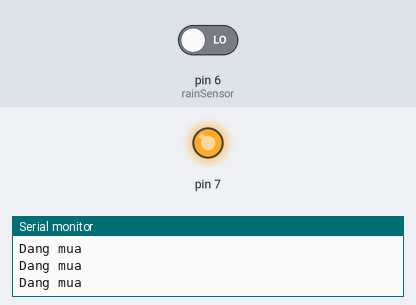
A sketch run on a simulated Arduino Uno, built with avr-gcc and run on an emulated ATmega328P. On the bench: output pins drawn as LEDs (lit = HIGH), the last lines printed to the serial monitor. The inputs (shaded band) are chosen by the test bench; at power-on: pin 6 (rainSensor) LOW.

Above: at 2.8 s.
2.9 s: pin 6 (rainSensor) driven HIGH
At 3.5 s:
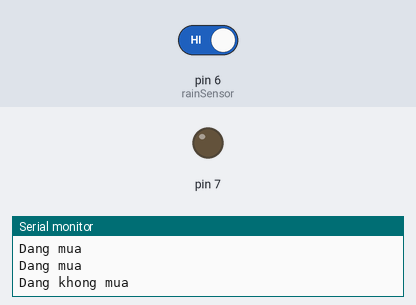
4.5 s: pin 6 (rainSensor) driven LOW
At 6.3 s:
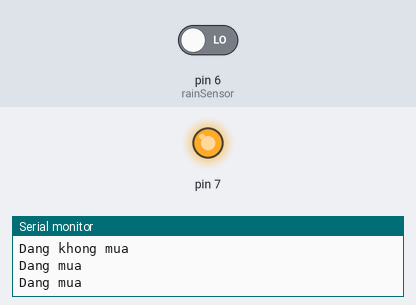
Timing chart, 0 to 7.8 s (numbered marks = the images above; inputs shaded):
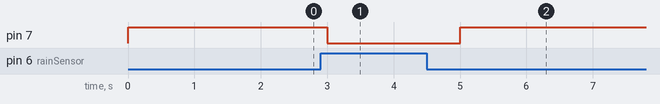

Measured:
- after the input at 2.9 s, pin 7: HIGH → LOW after 0.10 s
- after the input at 4.5 s, pin 7: LOW → HIGH after 0.50 s

The sketch:

Mua_Led.ino
```cpp
int rainSensor = 6;
void setup() {
  pinMode (7, OUTPUT);
  pinMode(rainSensor,INPUT);
  Serial.begin(9600);
  Serial.println("Da khoi dong xong");
}
void loop() {
  int value = digitalRead(rainSensor);
  if (value == HIGH)
 {
      Serial.println("Dang khong mua");
      digitalWrite (7, LOW);
  }
  else
  {
      digitalWrite (7, HIGH);
      Serial.println("Dang mua");
  }
  delay(1000);
 }
```
